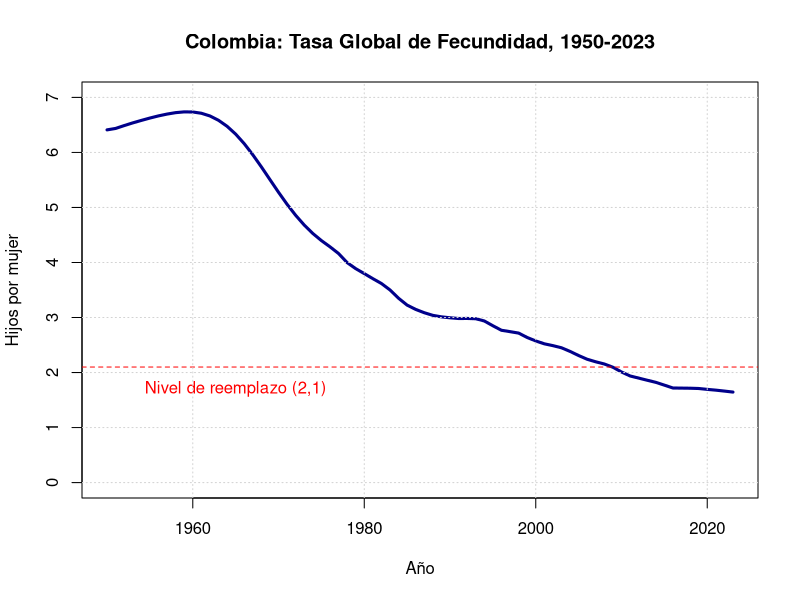
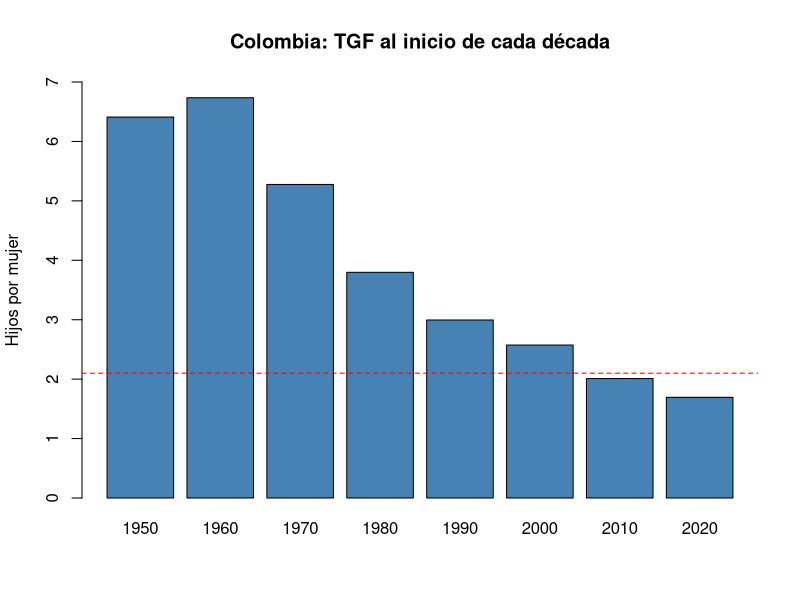
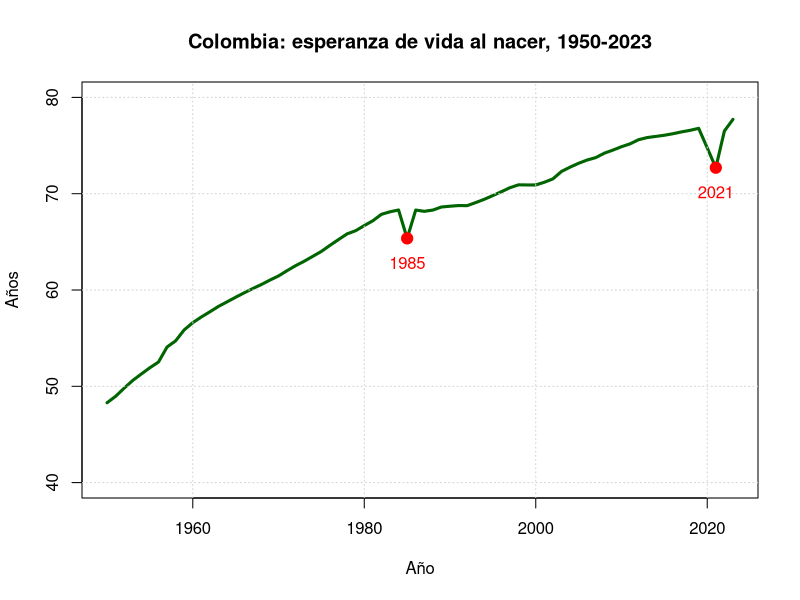
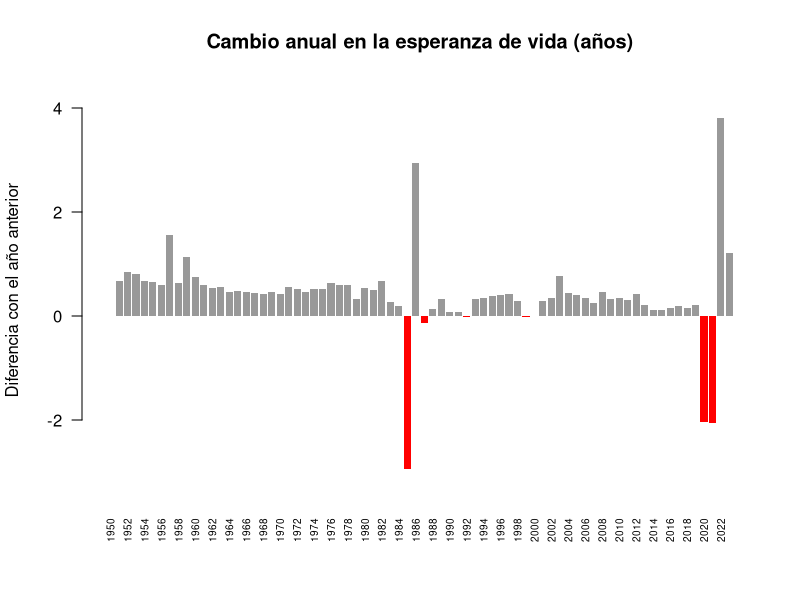
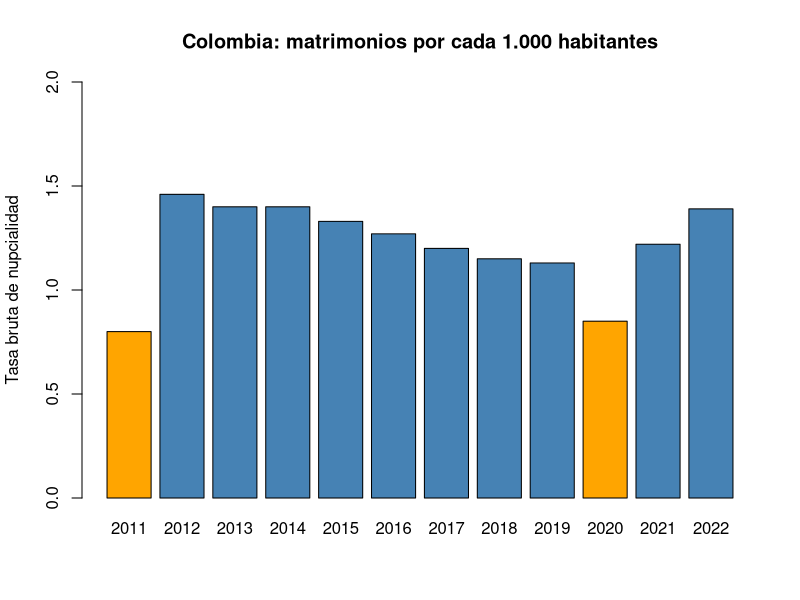
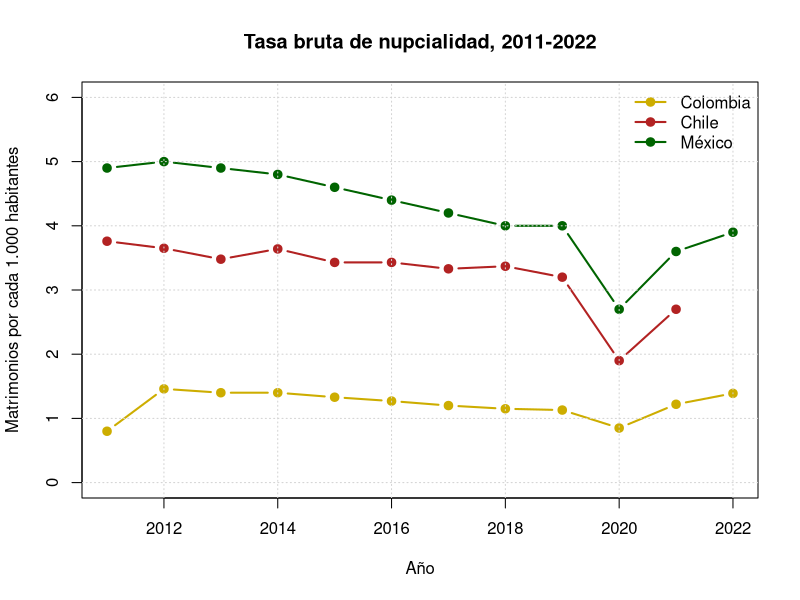
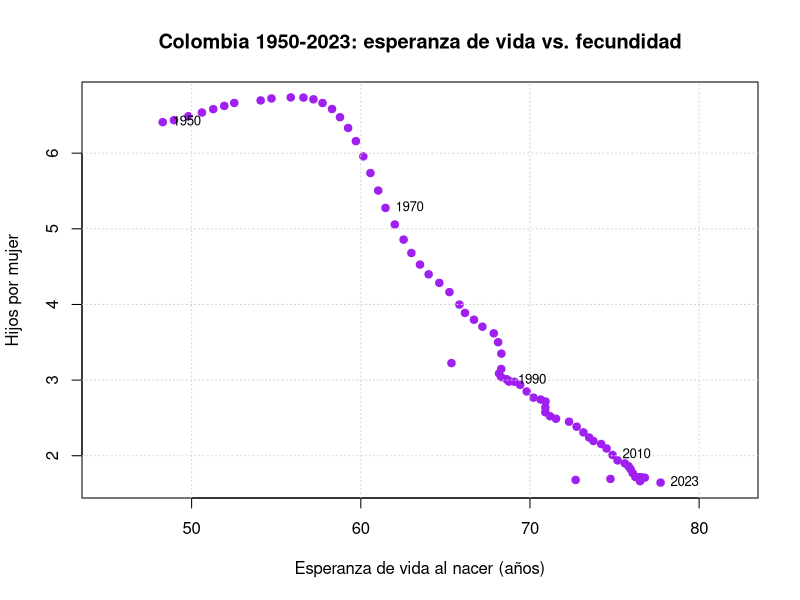
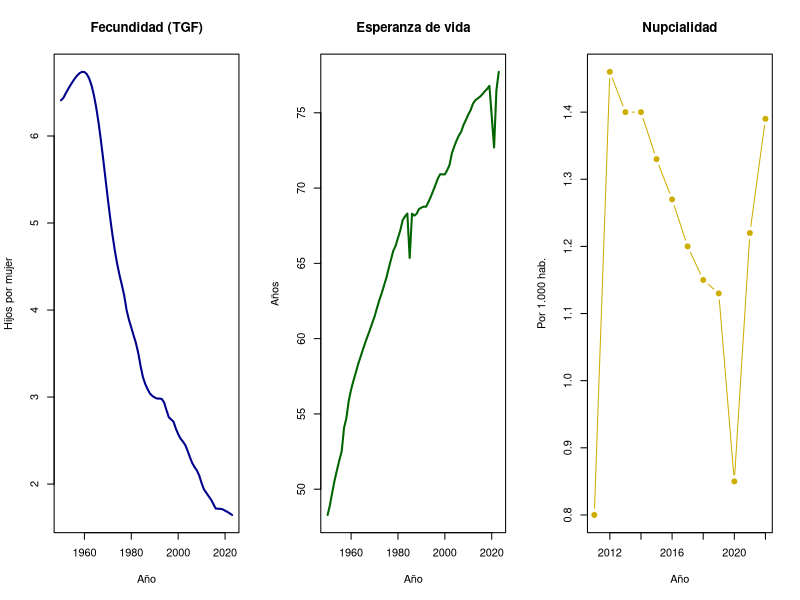

Write the R code that produced these figures, in order.
# =====================================================================
#  TALLER: Análisis demográfico básico de Colombia en R
#  Fecundidad, nupcialidad y esperanza de vida al nacer
#  Datos: Our World in Data (OWID)
#  Nivel: muy básico (no se necesita experiencia previa en R)
# =====================================================================
#
# CÓMO USAR ESTE ARCHIVO EN RSTUDIO
# ---------------------------------
# 1. Abra este archivo en RStudio (File > Open File...).
# 2. Ponga el cursor en una línea de código y presione
#        Ctrl + Enter   (Windows / Linux)
#        Cmd  + Enter   (Mac)
#    para ejecutarla. El resultado aparece en la CONSOLA (panel de abajo)
#    y los gráficos en la pestaña "Plots" (panel de abajo a la derecha).
# 3. Las líneas que empiezan con # son COMENTARIOS: R no las ejecuta,
#    solo sirven para explicar el código.
# 4. Avance sección por sección y en orden. Puede usar el panel
#    "Outline" (botón en la esquina superior derecha del editor)
#    para saltar entre secciones.
#
# No hay que instalar ningún paquete: todo se hace con R "base".
#
# FUENTES (datos descargados de ourworldindata.org, septiembre de 2026)
#  - Fecundidad: UN, World Population Prospects (2024), procesado por OWID.
#  - Esperanza de vida: UN, World Population Prospects (2024), procesado por OWID.
#  - Nupcialidad: OECD Family Database, procesado por OWID.
#  Algunos valores fueron redondeados para facilitar la lectura.
# =====================================================================


# ---- 0. Calentamiento: R como calculadora ---------------------------

2 + 2
10 / 4
(6.41 - 1.645) / 6.41

# Guardamos valores en OBJETOS con la flecha  <-
# Se lee: "hijos_1950 recibe el valor 6.41"
hijos_1950 <- 6.41
hijos_2023 <- 1.645

hijos_1950                 # escribir el nombre muestra su contenido
hijos_1950 - hijos_2023    # ¿cuántos hijos menos por mujer?

# Un VECTOR es un conjunto de valores del mismo tipo.
# Se crea con c()  ("c" de combinar).
algunos_anios <- c(1950, 1985, 2023)
algunos_anios
length(algunos_anios)      # ¿cuántos elementos tiene?

# Los dos puntos crean una secuencia de números enteros
1950:1960

# OJO: en R el separador decimal es el PUNTO (6.41), no la coma.


# ---- 1. FECUNDIDAD: Tasa Global de Fecundidad (TGF) -----------------
#
# La TGF es el número promedio de hijos que tendría una mujer a lo
# largo de su vida si viviera, en cada edad, las tasas de fecundidad
# observadas en un año determinado. Es un indicador "de periodo":
# resume la situación de un año, no predice cuántos hijos tendrá
# una generación concreta de mujeres.
#
# Un valor cercano a 2,1 hijos por mujer se conoce como "nivel de
# reemplazo": el nivel con el que, a largo plazo y sin migración,
# una población se reemplaza a sí misma.

# 1.1 Construir el dataset ---------------------------------------------

# Vector con la TGF de Colombia, un valor por año, de 1950 a 2023
tgf <- c(
  6.410, 6.436, 6.488, 6.537, 6.582, 6.625, 6.664, 6.697, 6.723, 6.737,  # 1950-1959
  6.735, 6.712, 6.663, 6.584, 6.475, 6.333, 6.159, 5.957, 5.737, 5.506,  # 1960-1969
  5.276, 5.057, 4.857, 4.680, 4.527, 4.398, 4.285, 4.163, 3.998, 3.888,  # 1970-1979
  3.798, 3.706, 3.618, 3.501, 3.350, 3.225, 3.147, 3.087, 3.039, 3.012,  # 1980-1989
  2.995, 2.982, 2.983, 2.978, 2.937, 2.850, 2.768, 2.743, 2.717, 2.637,  # 1990-1999
  2.574, 2.522, 2.489, 2.450, 2.384, 2.309, 2.241, 2.195, 2.155, 2.096,  # 2000-2009
  2.010, 1.938, 1.899, 1.860, 1.822, 1.771, 1.719, 1.717, 1.715, 1.710,  # 2010-2019
  1.694, 1.680, 1.663, 1.645                                             # 2020-2023
)

# Verificamos: deben ser 74 valores (de 1950 a 2023)
length(tgf)
length(1950:2023)

# Unimos años y valores en una TABLA de datos (data.frame).
# Cada columna es una variable; cada fila es una observación (un año).
fecundidad <- data.frame(anio = 1950:2023, tgf = tgf)

# 1.2 Explorar el dataset ----------------------------------------------

View(fecundidad)       # abre la tabla en una pestaña (como una hoja de cálculo)
head(fecundidad)       # primeras 6 filas
tail(fecundidad)       # últimas 6 filas
nrow(fecundidad)       # número de filas
str(fecundidad)        # estructura: nombres y tipos de las columnas
summary(fecundidad)    # resumen estadístico: mínimo, máximo, media...

# El signo $ sirve para tomar UNA columna de la tabla
fecundidad$tgf
mean(fecundidad$tgf)   # promedio de todo el periodo (poco informativo, pero sirve de práctica)

# 1.3 Hacerle preguntas a los datos ------------------------------------

# ¿Cuál fue la TGF más alta y en qué año?
max(fecundidad$tgf)
fecundidad$anio[which.max(fecundidad$tgf)]

# ¿Cuál fue la más baja y en qué año?
min(fecundidad$tgf)
fecundidad$anio[which.min(fecundidad$tgf)]

# Para tomar el valor de un año específico usamos corchetes [ ]
# y la condición ==  (doble igual significa "es igual a")
tgf_1950 <- fecundidad$tgf[fecundidad$anio == 1950]
tgf_2023 <- fecundidad$tgf[fecundidad$anio == 2023]
tgf_1950
tgf_2023

# Cambio porcentual entre 1950 y 2023
cambio_pct <- (tgf_2023 - tgf_1950) / tgf_1950 * 100
round(cambio_pct, 1)   # round() redondea; aquí a 1 decimal

# ¿En qué año Colombia bajó por primera vez del nivel de reemplazo?
# subset() filtra las filas que cumplen una condición
bajo_reemplazo <- subset(fecundidad, tgf < 2.1)
head(bajo_reemplazo, 1)     # la primera fila es el primer año

# 1.4 Graficar ---------------------------------------------------------

# Gráfico de línea: el eje x es el año, el eje y la TGF
plot(fecundidad$anio, fecundidad$tgf,
     type = "l",               # "l" = línea
     lwd  = 3,                 # grosor de la línea
     col  = "darkblue",        # color
     ylim = c(0, 7),           # rango del eje y
     main = "Colombia: Tasa Global de Fecundidad, 1950-2023",
     xlab = "Año",
     ylab = "Hijos por mujer")
abline(h = 2.1, lty = 2, col = "red")   # línea horizontal punteada
text(x = 1965, y = 1.7, labels = "Nivel de reemplazo (2,1)", col = "red")
grid()                                   # cuadrícula de fondo

# Gráfico de barras con un año por década
# seq() crea una secuencia: de 1950 a 2020, de 10 en 10
seq(1950, 2020, by = 10)

decadas <- subset(fecundidad, anio %in% seq(1950, 2020, by = 10))
decadas

barplot(decadas$tgf,
        names.arg = decadas$anio,
        col  = "steelblue",
        ylim = c(0, 7),
        main = "Colombia: TGF al inicio de cada década",
        ylab = "Hijos por mujer")
abline(h = 2.1, lty = 2, col = "red")

# PARA DISCUTIR:
# - La TGF subió un poco en los años 50 antes de caer. ¿Por qué podría pasar esto?
# - ¿En qué décadas fue más rápida la caída?
# - ¿Qué procesos sociales pueden explicar el descenso? (educación de las
#   mujeres, urbanización, anticoncepción, caída de la mortalidad infantil...)


# ---- 2. ESPERANZA DE VIDA AL NACER ----------------------------------
#
# La esperanza de vida al nacer es el número promedio de años que
# viviría un recién nacido si durante toda su vida se mantuvieran las
# tasas de mortalidad por edad observadas en ese año. También es un
# indicador "de periodo": una crisis de mortalidad (una catástrofe o
# una pandemia) la hace caer de golpe ese año.

# 2.1 Construir el dataset ---------------------------------------------

ev <- c(
  48.29, 48.96, 49.81, 50.61, 51.28, 51.93, 52.52, 54.08, 54.72, 55.86,  # 1950-1959
  56.61, 57.20, 57.74, 58.30, 58.77, 59.25, 59.71, 60.15, 60.57, 61.03,  # 1960-1969
  61.46, 62.01, 62.53, 62.99, 63.50, 64.01, 64.64, 65.24, 65.83, 66.16,  # 1970-1979
  66.69, 67.19, 67.86, 68.12, 68.31, 65.36, 68.30, 68.17, 68.30, 68.62,  # 1980-1989
  68.70, 68.77, 68.76, 69.08, 69.42, 69.81, 70.21, 70.63, 70.92, 70.91,  # 1990-1999
  70.91, 71.19, 71.54, 72.31, 72.76, 73.16, 73.50, 73.75, 74.21, 74.53,  # 2000-2009
  74.88, 75.18, 75.61, 75.83, 75.95, 76.07, 76.23, 76.42, 76.58, 76.79,  # 2010-2019
  74.76, 72.70, 76.51, 77.72                                             # 2020-2023
)

length(ev)   # también deben ser 74

esperanza <- data.frame(anio = 1950:2023, ev = ev)

head(esperanza)
summary(esperanza)

# 2.2 Preguntas --------------------------------------------------------

# ¿Cuántos años de vida se ganaron entre 1950 y 2023?
ev_1950 <- esperanza$ev[esperanza$anio == 1950]
ev_2023 <- esperanza$ev[esperanza$anio == 2023]
ev_2023 - ev_1950

# ¿Hubo años en que la esperanza de vida BAJÓ?
# diff() calcula la diferencia entre cada año y el anterior.
# Agregamos un NA al inicio porque 1950 no tiene año anterior.
# NA significa "dato faltante" (Not Available).
esperanza$cambio <- c(NA, diff(esperanza$ev))
head(esperanza)

# Filtramos los años con cambio negativo
subset(esperanza, cambio < 0)

# 2.3 Graficar ---------------------------------------------------------

plot(esperanza$anio, esperanza$ev,
     type = "l", lwd = 3, col = "darkgreen",
     ylim = c(40, 80),
     main = "Colombia: esperanza de vida al nacer, 1950-2023",
     xlab = "Año",
     ylab = "Años")
grid()

# Marcamos con puntos rojos las dos caídas más fuertes
caidas <- subset(esperanza, anio %in% c(1985, 2021))
points(caidas$anio, caidas$ev, pch = 19, col = "red", cex = 1.5)
text(caidas$anio, caidas$ev - 2.5, labels = caidas$anio, col = "red")

# Gráfico de barras del cambio anual: rojo si bajó, gris si subió.
# ifelse() elige un valor u otro según se cumpla o no la condición.
colores <- ifelse(esperanza$cambio < 0, "red", "grey60")

barplot(esperanza$cambio,
        names.arg = esperanza$anio,
        col = colores,
        border = NA,
        ylim = c(-3.5, 4.5),
        las = 2,             # pone las etiquetas del eje x en vertical
        cex.names = 0.6,     # tamaño de las etiquetas
        main = "Cambio anual en la esperanza de vida (años)",
        ylab = "Diferencia con el año anterior")

# PARA DISCUTIR:
# - 1985: en noviembre ocurrió la tragedia de Armero (erupción del
#   Nevado del Ruiz). ¿Cómo aparece un evento así en este indicador?
# - Entre mediados de los 80 y mediados de los 90 la esperanza de vida
#   casi se estanca. ¿Qué pasaba en Colombia en esos años?
#   (pista: la violencia homicida, que afectó sobre todo a hombres jóvenes)
# - 2020-2021: ¿qué efecto tuvo la pandemia de COVID-19? ¿Se recuperó?


# ---- 3. NUPCIALIDAD: tasa bruta de nupcialidad ----------------------
#
# La tasa bruta de nupcialidad es el número de matrimonios registrados
# en un año por cada 1.000 habitantes:
#
#     tasa = (matrimonios del año / población total) x 1.000
#
# Advertencias importantes:
# - Solo cuenta matrimonios FORMALES registrados. En Colombia la unión
#   libre está muy extendida, así que esta tasa subestima la formación
#   de parejas.
# - Es una tasa "bruta": depende también de la estructura por edad de
#   la población, no solo del comportamiento de las personas.
# - OWID solo tiene datos de Colombia para 2011-2022.
#
# Para comparar, incluimos Chile y México (misma fuente).

# 3.1 Construir el dataset ---------------------------------------------

nupcialidad <- data.frame(
  anio     = 2011:2022,
  colombia = c(0.80, 1.46, 1.40, 1.40, 1.33, 1.27, 1.20, 1.15, 1.13, 0.85, 1.22, 1.39),
  chile    = c(3.76, 3.65, 3.48, 3.64, 3.43, 3.43, 3.33, 3.37, 3.20, 1.90, 2.70, NA),
  mexico   = c(4.90, 5.00, 4.90, 4.80, 4.60, 4.40, 4.20, 4.00, 4.00, 2.70, 3.60, 3.90)
)
# Chile no tiene dato para 2022, por eso escribimos NA (dato faltante)

nupcialidad

# 3.2 Preguntas --------------------------------------------------------

mean(nupcialidad$colombia)
mean(nupcialidad$mexico)

# Con Chile el promedio da NA, porque falta un dato...
mean(nupcialidad$chile)
# ...así que le pedimos a R que ignore los NA con na.rm = TRUE
mean(nupcialidad$chile, na.rm = TRUE)

# ¿Cuántas veces más alta es la tasa de México que la de Colombia en 2019?
nupcialidad$mexico[nupcialidad$anio == 2019] / nupcialidad$colombia[nupcialidad$anio == 2019]

# 3.3 Graficar ---------------------------------------------------------

# Barras para Colombia, resaltando los años atípicos
colores_nup <- ifelse(nupcialidad$anio %in% c(2011, 2020), "orange", "steelblue")

barplot(nupcialidad$colombia,
        names.arg = nupcialidad$anio,
        col  = colores_nup,
        ylim = c(0, 2),
        main = "Colombia: matrimonios por cada 1.000 habitantes",
        ylab = "Tasa bruta de nupcialidad")

# Comparación de los tres países con líneas.
# type = "b" dibuja línea y puntos ("both").
# Primero se dibuja un país con plot() y luego se AGREGAN los otros con lines().
plot(nupcialidad$anio, nupcialidad$colombia,
     type = "b", pch = 19, lwd = 2, col = "gold3",
     ylim = c(0, 6),
     main = "Tasa bruta de nupcialidad, 2011-2022",
     xlab = "Año",
     ylab = "Matrimonios por cada 1.000 habitantes")
lines(nupcialidad$anio, nupcialidad$chile,  type = "b", pch = 19, lwd = 2, col = "firebrick")
lines(nupcialidad$anio, nupcialidad$mexico, type = "b", pch = 19, lwd = 2, col = "darkgreen")
legend("topright",
       legend = c("Colombia", "Chile", "México"),
       col    = c("gold3", "firebrick", "darkgreen"),
       lwd = 2, pch = 19, bty = "n")
grid()

# PARA DISCUTIR:
# - El dato de 2011 (0,80) es mucho más bajo que los de 2012 en adelante.
#   ¿Es un cambio real o puede ser un problema de registro o cobertura?
#   ¿Cómo lo verificaríamos? (por ejemplo, con estadísticas vitales del DANE)
# - ¿Qué pasó en 2020 en los tres países? ¿Por qué?
# - ¿Por qué la tasa de Colombia es tan baja comparada con Chile y México?
#   ¿Qué nos dice (y qué NO nos dice) sobre las parejas en Colombia?


# ---- 4. JUNTANDO INDICADORES: fecundidad y esperanza de vida ---------
#
# La teoría de la transición demográfica plantea que primero cae la
# mortalidad (sube la esperanza de vida) y después cae la fecundidad.
# Veamos cómo se relacionan ambos indicadores en Colombia.

# merge() une dos tablas usando una columna en común (aquí, el año)
transicion <- merge(fecundidad, esperanza, by = "anio")
head(transicion)

# Diagrama de dispersión: cada punto es un año
plot(transicion$ev, transicion$tgf,
     pch = 19, col = "purple",
     xlim = c(45, 82),
     main = "Colombia 1950-2023: esperanza de vida vs. fecundidad",
     xlab = "Esperanza de vida al nacer (años)",
     ylab = "Hijos por mujer")
grid()

# Etiquetamos algunos años para orientarnos
etiquetas <- subset(transicion, anio %in% c(1950, 1970, 1990, 2010, 2023))
text(etiquetas$ev, etiquetas$tgf, labels = etiquetas$anio, pos = 4, cex = 0.8)

# Correlación: va de -1 a 1. Cerca de -1 = cuando una sube, la otra baja.
cor(transicion$ev, transicion$tgf)
# Recuerde: correlación no es causalidad. Ambas variables cambian
# con el tiempo y responden a procesos sociales más amplios.

# Un "tablero" con los tres indicadores lado a lado.
# par(mfrow = c(1, 3)) divide la ventana en 1 fila y 3 columnas.
par(mfrow = c(1, 3))

plot(fecundidad$anio, fecundidad$tgf, type = "l", lwd = 2, col = "darkblue",
     main = "Fecundidad (TGF)", xlab = "Año", ylab = "Hijos por mujer")
plot(esperanza$anio, esperanza$ev, type = "l", lwd = 2, col = "darkgreen",
     main = "Esperanza de vida", xlab = "Año", ylab = "Años")
plot(nupcialidad$anio, nupcialidad$colombia, type = "b", pch = 19, col = "gold3",
     main = "Nupcialidad", xlab = "Año", ylab = "Por 1.000 hab.")

par(mfrow = c(1, 1))   # volvemos a un solo gráfico por ventana


# ---- 5. GUARDAR RESULTADOS ------------------------------------------

# ¿En qué carpeta se guardan los archivos? (directorio de trabajo)
getwd()

# Guardar las tablas como archivos CSV (se abren en Excel)
write.csv(fecundidad,  "fecundidad_colombia.csv",  row.names = FALSE)
write.csv(esperanza,   "esperanza_vida_colombia.csv", row.names = FALSE)
write.csv(nupcialidad, "nupcialidad_comparada.csv",  row.names = FALSE)

# Guardar un gráfico como imagen PNG:
# 1) abrir el archivo con png(), 2) dibujar, 3) cerrar con dev.off()
png("fecundidad_colombia.png", width = 900, height = 600)
plot(fecundidad$anio, fecundidad$tgf, type = "l", lwd = 3, col = "darkblue",
     ylim = c(0, 7),
     main = "Colombia: Tasa Global de Fecundidad, 1950-2023",
     xlab = "Año", ylab = "Hijos por mujer")
abline(h = 2.1, lty = 2, col = "red")
dev.off()

# (También puede usar el botón "Export" de la pestaña Plots.)


# ---- 6. EJERCICIOS ---------------------------------------------------
#
# E1. Cambie el color y el título del gráfico de fecundidad.
#     Colores posibles: "tomato", "orchid", "navy", "darkorange"...
#
# E2. Calcule la TGF promedio de la década de 1970.
#     Pista:  mean(subset(fecundidad, anio >= 1970 & anio <= 1979)$tgf)
#
# E3. ¿Cuántos años de esperanza de vida se ganaron entre 1950 y 2019,
#     es decir, antes de la pandemia?
#
# E4. Agregue Costa Rica al gráfico comparativo de nupcialidad.
#     Datos 2011-2022 (misma fuente):
#     5.45, 5.61, 5.46, 5.43, 5.49, 5.46, 5.15, 4.72, 4.48, 3.69, 4.72, 4.39
#     Pasos: (a) cree la columna  nupcialidad$costa_rica <- c(...)
#            (b) súmela al gráfico con lines()
#            (c) actualice la leyenda
#     OJO: tendrá que ampliar el ylim del gráfico. ¿Por qué?
#
# E5. ¿En qué año la esperanza de vida en Colombia superó por primera
#     vez los 70 años?  Pista: use subset() y head(..., 1)
#
# E6. (Para discutir en grupo) Con estos tres indicadores, ¿en qué etapa
#     de la transición demográfica ubicaría a Colombia hoy? ¿Qué
#     consecuencias puede tener una TGF por debajo del nivel de
#     reemplazo para la estructura por edad de la población?


# ---- EXTRA: descargar los datos directamente de OWID ------------------
#
# Si tiene conexión a internet, puede leer los datos completos (todos
# los países) sin copiarlos a mano. Quite el # de las líneas para probar:
#
# owid_tgf <- read.csv("https://ourworldindata.org/grapher/children-per-woman-un.csv?v=1&csvType=full&useColumnShortNames=false")
# head(owid_tgf)
# colombia_tgf <- subset(owid_tgf, Entity == "Colombia")
# head(colombia_tgf)
#
# Lo mismo funciona con:
#   https://ourworldindata.org/grapher/life-expectancy.csv
#   https://ourworldindata.org/grapher/marriage-rate-per-1000-inhabitants.csv?v=1&csvType=full&useColumnShortNames=false

# =====================================================================
# FIN DEL TALLER
# =====================================================================
